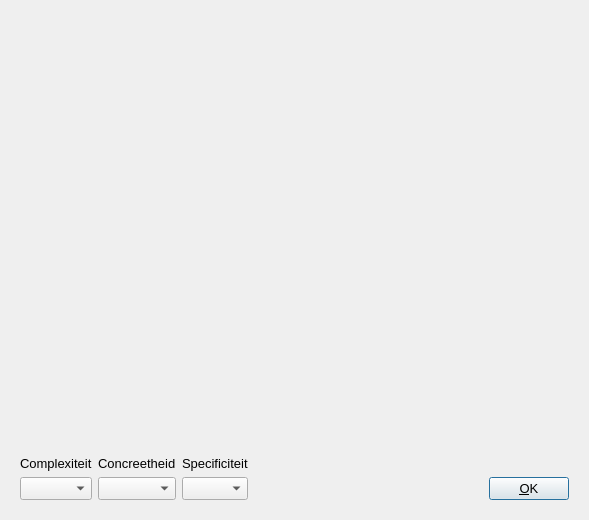
<?xml version="1.0" encoding="UTF-8"?>
<ui version="4.0">
 <class>QtPvdbRateConceptDialog</class>
 <widget class="QDialog" name="QtPvdbRateConceptDialog">
  <property name="geometry">
   <rect>
    <x>0</x>
    <y>0</y>
    <width>589</width>
    <height>520</height>
   </rect>
  </property>
  <property name="font">
   <font>
    <pointsize>10</pointsize>
   </font>
  </property>
  <property name="windowTitle">
   <string>Evalueer concept</string>
  </property>
  <property name="windowIcon">
   <iconset resource="ProjectVanDenBogaart.qrc">
    <normaloff>:/images/PicArrow14x14.png</normaloff>:/images/PicArrow14x14.png</iconset>
  </property>
  <layout class="QVBoxLayout" name="verticalLayout">
   <item>
    <layout class="QHBoxLayout" name="horizontalLayout">
     <item>
      <widget class="QtPvdbConceptMapDisplayWidget" name="widget" native="true">
       <property name="sizePolicy">
        <sizepolicy hsizetype="Preferred" vsizetype="Preferred">
         <horstretch>0</horstretch>
         <verstretch>0</verstretch>
        </sizepolicy>
       </property>
       <property name="focusPolicy">
        <enum>Qt::StrongFocus</enum>
       </property>
       <layout class="QGridLayout" name="gridLayout_2">
        <property name="margin">
         <number>0</number>
        </property>
        <property name="spacing">
         <number>0</number>
        </property>
       </layout>
      </widget>
     </item>
    </layout>
   </item>
   <item>
    <widget class="QWidget" name="widget_bottom" native="true">
     <property name="sizePolicy">
      <sizepolicy hsizetype="Preferred" vsizetype="Maximum">
       <horstretch>0</horstretch>
       <verstretch>0</verstretch>
      </sizepolicy>
     </property>
     <layout class="QGridLayout" name="gridLayout_4">
      <item row="0" column="1">
       <widget class="QLabel" name="label_concreteness">
        <property name="sizePolicy">
         <sizepolicy hsizetype="Preferred" vsizetype="Preferred">
          <horstretch>0</horstretch>
          <verstretch>0</verstretch>
         </sizepolicy>
        </property>
        <property name="text">
         <string>Concreetheid</string>
        </property>
       </widget>
      </item>
      <item row="1" column="5">
       <widget class="QPushButton" name="button_ok">
        <property name="sizePolicy">
         <sizepolicy hsizetype="Minimum" vsizetype="Maximum">
          <horstretch>0</horstretch>
          <verstretch>0</verstretch>
         </sizepolicy>
        </property>
        <property name="text">
         <string>&amp;OK</string>
        </property>
       </widget>
      </item>
      <item row="1" column="1">
       <widget class="QComboBox" name="box_concreteness">
        <property name="sizePolicy">
         <sizepolicy hsizetype="Preferred" vsizetype="Preferred">
          <horstretch>0</horstretch>
          <verstretch>0</verstretch>
         </sizepolicy>
        </property>
        <property name="currentIndex">
         <number>-1</number>
        </property>
        <item>
         <property name="text">
          <string>0</string>
         </property>
        </item>
        <item>
         <property name="text">
          <string>1</string>
         </property>
        </item>
        <item>
         <property name="text">
          <string>2</string>
         </property>
        </item>
       </widget>
      </item>
      <item row="1" column="3">
       <widget class="QComboBox" name="box_specificity">
        <property name="currentIndex">
         <number>-1</number>
        </property>
        <item>
         <property name="text">
          <string>0</string>
         </property>
        </item>
        <item>
         <property name="text">
          <string>1</string>
         </property>
        </item>
        <item>
         <property name="text">
          <string>2</string>
         </property>
        </item>
       </widget>
      </item>
      <item row="1" column="4">
       <spacer name="horizontalSpacer">
        <property name="orientation">
         <enum>Qt::Horizontal</enum>
        </property>
        <property name="sizeHint" stdset="0">
         <size>
          <width>40</width>
          <height>20</height>
         </size>
        </property>
       </spacer>
      </item>
      <item row="0" column="3">
       <widget class="QLabel" name="label_specificity">
        <property name="text">
         <string>Specificiteit</string>
        </property>
       </widget>
      </item>
      <item row="0" column="0">
       <widget class="QLabel" name="label_complexity">
        <property name="text">
         <string>Complexiteit</string>
        </property>
       </widget>
      </item>
      <item row="1" column="0">
       <widget class="QComboBox" name="box_complexity">
        <property name="sizePolicy">
         <sizepolicy hsizetype="Preferred" vsizetype="Preferred">
          <horstretch>0</horstretch>
          <verstretch>0</verstretch>
         </sizepolicy>
        </property>
        <property name="currentIndex">
         <number>-1</number>
        </property>
        <item>
         <property name="text">
          <string>0</string>
         </property>
        </item>
        <item>
         <property name="text">
          <string>1</string>
         </property>
        </item>
        <item>
         <property name="text">
          <string>2</string>
         </property>
        </item>
       </widget>
      </item>
     </layout>
    </widget>
   </item>
  </layout>
 </widget>
 <customwidgets>
  <customwidget>
   <class>QtPvdbConceptMapDisplayWidget</class>
   <extends>QWidget</extends>
   <header>qtpvdbconceptmapdisplaywidget.h</header>
   <container>1</container>
  </customwidget>
 </customwidgets>
 <tabstops>
  <tabstop>widget</tabstop>
  <tabstop>box_complexity</tabstop>
  <tabstop>box_concreteness</tabstop>
  <tabstop>box_specificity</tabstop>
  <tabstop>button_ok</tabstop>
 </tabstops>
 <resources>
  <include location="ProjectVanDenBogaart.qrc"/>
 </resources>
 <connections/>
</ui>
